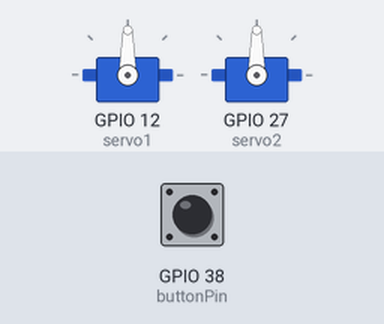
Simulated run of this sketch. Board: ESP32. On the bench: 2 × servo. The test bench sets the inputs (shaded band); at power-on: GPIO 38 (buttonPin) HIGH.

Above: at 1.2 s.
1.3 s: GPIO 38 (buttonPin) pulled LOW for 0.15 s
At 5.9 s:
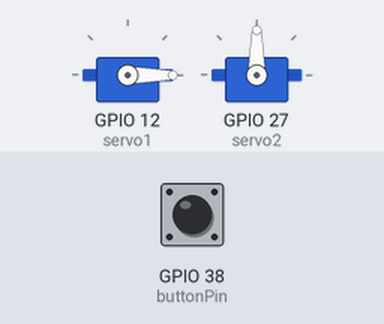
10.4 s: GPIO 38 (buttonPin) pulled LOW for 3.2 s
At 12.0 s:
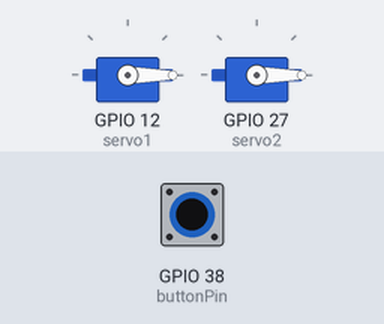
Timing chart, 0 to 23.6 s (numbered marks = the images above; inputs shaded):
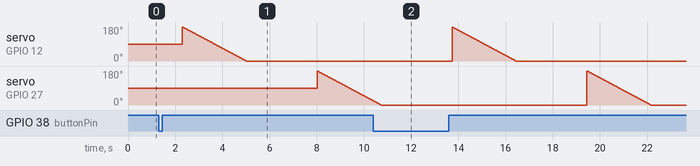

The sketch:

2_Servos_Button_Press.ino
```cpp
// Two servos controlled by button press code example
#include <ESP32Servo.h>

Servo servo1;
Servo servo2;

const int buttonPin = 38;  // The onboard button is connected to GPIO 38

void setup() {
  Serial.begin(115200);
  servo1.attach(12); //Connect Servo1 (PMW)Orange Wire to Pin 12
  servo2.attach(27); //Connect Servo2 (PMW)Orange Wire to Pin 27

  pinMode(buttonPin, INPUT_PULLUP);
}
// Create sweepServo Function
void sweepServo(Servo &servo) {
  // Sweep the servo from 0 to 180 degrees
  for (int angle = 180; angle <= 0; angle++) {
    servo.write(angle);
    delay(15);
  }
  delay(1000); // Wait for 1 second
  // Sweep the servo back from 180 to 0 degrees
  for (int angle = 180; angle >= 0; angle--) {
    servo.write(angle);
    delay(15);
  }
  delay(1000); // Wait for 1 second
}

void loop() {
  if (digitalRead(buttonPin) == LOW) {
    // Button is pressed, trigger servo movements
    sweepServo(servo1);
    delay(1000); // Wait for 1 second
    sweepServo(servo2);
    delay(1000); // Wait for 1 second
  }
}
```
